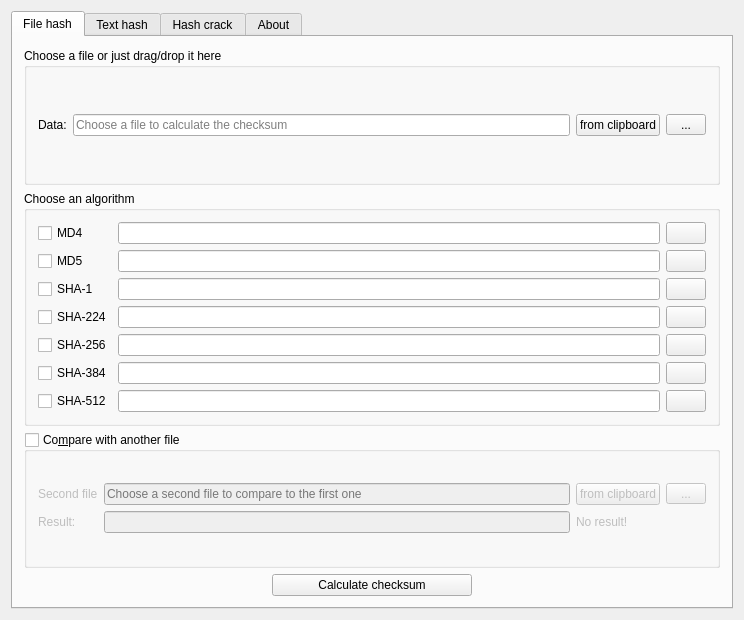
<?xml version="1.0" encoding="UTF-8"?>
<ui version="4.0">
 <class>Widget</class>
 <widget class="QWidget" name="Widget">
  <property name="geometry">
   <rect>
    <x>0</x>
    <y>0</y>
    <width>744</width>
    <height>620</height>
   </rect>
  </property>
  <property name="minimumSize">
   <size>
    <width>0</width>
    <height>0</height>
   </size>
  </property>
  <property name="maximumSize">
   <size>
    <width>5000</width>
    <height>5000</height>
   </size>
  </property>
  <property name="windowTitle">
   <string>HashCalc - Checksum Utility</string>
  </property>
  <layout class="QGridLayout" name="gridLayout_5">
   <item row="0" column="0">
    <widget class="QTabWidget" name="tabWidget">
     <property name="enabled">
      <bool>true</bool>
     </property>
     <property name="styleSheet">
      <string notr="true"/>
     </property>
     <property name="currentIndex">
      <number>0</number>
     </property>
     <property name="iconSize">
      <size>
       <width>24</width>
       <height>24</height>
      </size>
     </property>
     <widget class="QWidget" name="tab">
      <attribute name="icon">
       <iconset resource="../Resources/Resources.qrc">
        <normaloff>:/Icons/binary.png</normaloff>:/Icons/binary.png</iconset>
      </attribute>
      <attribute name="title">
       <string>File hash</string>
      </attribute>
      <layout class="QGridLayout" name="gridLayout_7">
       <item row="0" column="0">
        <layout class="QVBoxLayout" name="verticalLayout">
         <item>
          <widget class="QGroupBox" name="chooseFile_groupBox">
           <property name="title">
            <string>Choose a file or just drag/drop it here</string>
           </property>
           <layout class="QGridLayout" name="gridLayout_3">
            <item row="0" column="0">
             <layout class="QGridLayout" name="gridLayout">
              <item row="0" column="0">
               <widget class="QLabel" name="Data_label">
                <property name="text">
                 <string>Data:</string>
                </property>
               </widget>
              </item>
              <item row="0" column="1">
               <widget class="QLineEdit" name="fileName_LineEdit">
                <property name="enabled">
                 <bool>true</bool>
                </property>
                <property name="acceptDrops">
                 <bool>false</bool>
                </property>
                <property name="placeholderText">
                 <string>Choose a file to calculate the checksum</string>
                </property>
               </widget>
              </item>
              <item row="0" column="3">
               <widget class="QToolButton" name="openFileDialog_ToolButton">
                <property name="minimumSize">
                 <size>
                  <width>40</width>
                  <height>0</height>
                 </size>
                </property>
                <property name="toolTip">
                 <string>Choose file from your hard drive</string>
                </property>
                <property name="text">
                 <string>...</string>
                </property>
                <property name="icon">
                 <iconset resource="../Resources/Resources.qrc">
                  <normaloff>:/Icons/localFile.png</normaloff>:/Icons/localFile.png</iconset>
                </property>
               </widget>
              </item>
              <item row="0" column="2">
               <widget class="QPushButton" name="pasteFromClipboard_Button">
                <property name="toolTip">
                 <string>Paste content of the clipboard</string>
                </property>
                <property name="text">
                 <string>from clipboard</string>
                </property>
                <property name="icon">
                 <iconset resource="../Resources/Resources.qrc">
                  <normaloff>:/Icons/clipboard.png</normaloff>:/Icons/clipboard.png</iconset>
                </property>
               </widget>
              </item>
             </layout>
            </item>
           </layout>
          </widget>
         </item>
         <item>
          <widget class="QGroupBox" name="chooseAlgorithm_groupBox">
           <property name="sizeIncrement">
            <size>
             <width>0</width>
             <height>0</height>
            </size>
           </property>
           <property name="title">
            <string>Choose an algorithm</string>
           </property>
           <layout class="QGridLayout" name="gridLayout_2">
            <item row="0" column="0">
             <layout class="QGridLayout" name="gridLayout_4">
              <item row="0" column="2">
               <widget class="QPushButton" name="Md4_pushButton">
                <property name="minimumSize">
                 <size>
                  <width>40</width>
                  <height>0</height>
                 </size>
                </property>
                <property name="toolTip">
                 <string>Copy MD4 hash</string>
                </property>
                <property name="text">
                 <string/>
                </property>
                <property name="icon">
                 <iconset resource="../Resources/Resources.qrc">
                  <normaloff>:/Icons/copy.png</normaloff>:/Icons/copy.png</iconset>
                </property>
                <property name="iconSize">
                 <size>
                  <width>20</width>
                  <height>20</height>
                 </size>
                </property>
               </widget>
              </item>
              <item row="6" column="2">
               <widget class="QPushButton" name="Sha512_pushButton">
                <property name="minimumSize">
                 <size>
                  <width>40</width>
                  <height>0</height>
                 </size>
                </property>
                <property name="sizeIncrement">
                 <size>
                  <width>0</width>
                  <height>0</height>
                 </size>
                </property>
                <property name="toolTip">
                 <string>Copy SHA-512 hash</string>
                </property>
                <property name="text">
                 <string/>
                </property>
                <property name="icon">
                 <iconset resource="../Resources/Resources.qrc">
                  <normaloff>:/Icons/copy.png</normaloff>:/Icons/copy.png</iconset>
                </property>
               </widget>
              </item>
              <item row="1" column="0">
               <widget class="QCheckBox" name="Md5_checkBox">
                <property name="text">
                 <string>MD5</string>
                </property>
                <property name="checkable">
                 <bool>true</bool>
                </property>
               </widget>
              </item>
              <item row="3" column="1">
               <widget class="QLineEdit" name="Sha224_lineEdit">
                <property name="acceptDrops">
                 <bool>false</bool>
                </property>
               </widget>
              </item>
              <item row="2" column="2">
               <widget class="QPushButton" name="Sha1_pushButton">
                <property name="minimumSize">
                 <size>
                  <width>40</width>
                  <height>0</height>
                 </size>
                </property>
                <property name="toolTip">
                 <string>Copy SHA-1 hash</string>
                </property>
                <property name="text">
                 <string/>
                </property>
                <property name="icon">
                 <iconset resource="../Resources/Resources.qrc">
                  <normaloff>:/Icons/copy.png</normaloff>:/Icons/copy.png</iconset>
                </property>
               </widget>
              </item>
              <item row="0" column="1">
               <widget class="QLineEdit" name="Md4_lineEdit">
                <property name="acceptDrops">
                 <bool>false</bool>
                </property>
               </widget>
              </item>
              <item row="5" column="0">
               <widget class="QCheckBox" name="Sha384_checkBox">
                <property name="text">
                 <string>SHA-384</string>
                </property>
               </widget>
              </item>
              <item row="1" column="2">
               <widget class="QPushButton" name="Md5_pushButton">
                <property name="minimumSize">
                 <size>
                  <width>40</width>
                  <height>0</height>
                 </size>
                </property>
                <property name="toolTip">
                 <string>Copy MD5 hash</string>
                </property>
                <property name="text">
                 <string/>
                </property>
                <property name="icon">
                 <iconset resource="../Resources/Resources.qrc">
                  <normaloff>:/Icons/copy.png</normaloff>:/Icons/copy.png</iconset>
                </property>
               </widget>
              </item>
              <item row="1" column="1">
               <widget class="QLineEdit" name="Md5_lineEdit">
                <property name="acceptDrops">
                 <bool>false</bool>
                </property>
               </widget>
              </item>
              <item row="2" column="0">
               <widget class="QCheckBox" name="Sha1_checkBox">
                <property name="text">
                 <string>SHA-1</string>
                </property>
               </widget>
              </item>
              <item row="0" column="0">
               <widget class="QCheckBox" name="Md4_checkBox">
                <property name="text">
                 <string>MD4</string>
                </property>
               </widget>
              </item>
              <item row="6" column="1">
               <widget class="QLineEdit" name="Sha512_lineEdit">
                <property name="acceptDrops">
                 <bool>false</bool>
                </property>
               </widget>
              </item>
              <item row="4" column="0">
               <widget class="QCheckBox" name="Sha256_checkBox">
                <property name="text">
                 <string>SHA-256</string>
                </property>
               </widget>
              </item>
              <item row="5" column="1">
               <widget class="QLineEdit" name="Sha384_lineEdit">
                <property name="acceptDrops">
                 <bool>false</bool>
                </property>
               </widget>
              </item>
              <item row="6" column="0">
               <widget class="QCheckBox" name="Sha512_checkBox">
                <property name="text">
                 <string>SHA-512</string>
                </property>
               </widget>
              </item>
              <item row="4" column="1">
               <widget class="QLineEdit" name="Sha256_lineEdit">
                <property name="acceptDrops">
                 <bool>false</bool>
                </property>
               </widget>
              </item>
              <item row="2" column="1">
               <widget class="QLineEdit" name="Sha1_lineEdit">
                <property name="acceptDrops">
                 <bool>false</bool>
                </property>
               </widget>
              </item>
              <item row="4" column="2">
               <widget class="QPushButton" name="Sha256_pushButton">
                <property name="minimumSize">
                 <size>
                  <width>40</width>
                  <height>0</height>
                 </size>
                </property>
                <property name="toolTip">
                 <string>Copy SHA-256 hash</string>
                </property>
                <property name="text">
                 <string/>
                </property>
                <property name="icon">
                 <iconset resource="../Resources/Resources.qrc">
                  <normaloff>:/Icons/copy.png</normaloff>:/Icons/copy.png</iconset>
                </property>
               </widget>
              </item>
              <item row="5" column="2">
               <widget class="QPushButton" name="Sha384_pushButton">
                <property name="minimumSize">
                 <size>
                  <width>40</width>
                  <height>0</height>
                 </size>
                </property>
                <property name="toolTip">
                 <string>Copy SHA-384 hash</string>
                </property>
                <property name="text">
                 <string/>
                </property>
                <property name="icon">
                 <iconset resource="../Resources/Resources.qrc">
                  <normaloff>:/Icons/copy.png</normaloff>:/Icons/copy.png</iconset>
                </property>
               </widget>
              </item>
              <item row="3" column="0">
               <widget class="QCheckBox" name="Sha224_checkBox">
                <property name="text">
                 <string>SHA-224</string>
                </property>
               </widget>
              </item>
              <item row="3" column="2">
               <widget class="QPushButton" name="Sha224_pushButton">
                <property name="minimumSize">
                 <size>
                  <width>40</width>
                  <height>0</height>
                 </size>
                </property>
                <property name="toolTip">
                 <string>Copy SHA-224 hash</string>
                </property>
                <property name="text">
                 <string/>
                </property>
                <property name="icon">
                 <iconset resource="../Resources/Resources.qrc">
                  <normaloff>:/Icons/copy.png</normaloff>:/Icons/copy.png</iconset>
                </property>
               </widget>
              </item>
             </layout>
            </item>
           </layout>
          </widget>
         </item>
         <item>
          <widget class="QGroupBox" name="compareFile_GroupBox">
           <property name="title">
            <string>Co&amp;mpare with another file</string>
           </property>
           <property name="checkable">
            <bool>true</bool>
           </property>
           <property name="checked">
            <bool>false</bool>
           </property>
           <layout class="QGridLayout" name="gridLayout_16">
            <item row="0" column="0">
             <layout class="QGridLayout" name="gridLayout_8">
              <item row="0" column="0">
               <widget class="QLabel" name="secondFile_Label">
                <property name="enabled">
                 <bool>false</bool>
                </property>
                <property name="text">
                 <string>Second file</string>
                </property>
               </widget>
              </item>
              <item row="0" column="1">
               <widget class="QLineEdit" name="compareFileName_LineEdit">
                <property name="enabled">
                 <bool>false</bool>
                </property>
                <property name="placeholderText">
                 <string>Choose a second file to compare to the first one</string>
                </property>
               </widget>
              </item>
              <item row="0" column="2">
               <widget class="QPushButton" name="comparePasteFromClipboard_Button">
                <property name="enabled">
                 <bool>false</bool>
                </property>
                <property name="text">
                 <string>from clipboard</string>
                </property>
                <property name="icon">
                 <iconset resource="../Resources/Resources.qrc">
                  <normaloff>:/Icons/clipboard.png</normaloff>:/Icons/clipboard.png</iconset>
                </property>
               </widget>
              </item>
              <item row="0" column="3">
               <widget class="QToolButton" name="chooseCompareFile_ToolBox">
                <property name="enabled">
                 <bool>false</bool>
                </property>
                <property name="minimumSize">
                 <size>
                  <width>40</width>
                  <height>0</height>
                 </size>
                </property>
                <property name="text">
                 <string>...</string>
                </property>
                <property name="icon">
                 <iconset resource="../Resources/Resources.qrc">
                  <normaloff>:/Icons/localFile.png</normaloff>:/Icons/localFile.png</iconset>
                </property>
               </widget>
              </item>
              <item row="1" column="0">
               <widget class="QLabel" name="compareFileResultLabel_Label">
                <property name="enabled">
                 <bool>false</bool>
                </property>
                <property name="text">
                 <string>Result:</string>
                </property>
               </widget>
              </item>
              <item row="1" column="1">
               <widget class="QLineEdit" name="compareFileHashResult_LineEdit"/>
              </item>
              <item row="1" column="2">
               <widget class="QLabel" name="compareFileResult_Label">
                <property name="enabled">
                 <bool>false</bool>
                </property>
                <property name="text">
                 <string>No result!</string>
                </property>
               </widget>
              </item>
              <item row="1" column="3">
               <spacer name="horizontalSpacer_9">
                <property name="orientation">
                 <enum>Qt::Horizontal</enum>
                </property>
                <property name="sizeType">
                 <enum>QSizePolicy::Fixed</enum>
                </property>
                <property name="sizeHint" stdset="0">
                 <size>
                  <width>40</width>
                  <height>20</height>
                 </size>
                </property>
               </spacer>
              </item>
             </layout>
            </item>
           </layout>
          </widget>
         </item>
         <item>
          <layout class="QHBoxLayout" name="horizontalLayout">
           <item>
            <spacer name="horizontalSpacer">
             <property name="orientation">
              <enum>Qt::Horizontal</enum>
             </property>
             <property name="sizeHint" stdset="0">
              <size>
               <width>40</width>
               <height>20</height>
              </size>
             </property>
            </spacer>
           </item>
           <item>
            <widget class="QPushButton" name="calculate_pushButton">
             <property name="minimumSize">
              <size>
               <width>200</width>
               <height>0</height>
              </size>
             </property>
             <property name="toolTip">
              <string/>
             </property>
             <property name="text">
              <string>Calculate checksum</string>
             </property>
            </widget>
           </item>
           <item>
            <spacer name="horizontalSpacer_2">
             <property name="orientation">
              <enum>Qt::Horizontal</enum>
             </property>
             <property name="sizeHint" stdset="0">
              <size>
               <width>40</width>
               <height>20</height>
              </size>
             </property>
            </spacer>
           </item>
          </layout>
         </item>
        </layout>
       </item>
      </layout>
     </widget>
     <widget class="QWidget" name="tab_2">
      <attribute name="icon">
       <iconset resource="../Resources/Resources.qrc">
        <normaloff>:/Icons/text.png</normaloff>:/Icons/text.png</iconset>
      </attribute>
      <attribute name="title">
       <string>Text hash</string>
      </attribute>
      <layout class="QGridLayout" name="gridLayout_10">
       <item row="0" column="0">
        <layout class="QVBoxLayout" name="verticalLayout_3">
         <item>
          <widget class="QGroupBox" name="textToHash_groupBox">
           <property name="title">
            <string>Write your text here</string>
           </property>
           <layout class="QVBoxLayout" name="verticalLayout_2">
            <item>
             <widget class="QPlainTextEdit" name="textToHash_plainTextEdit">
              <property name="minimumSize">
               <size>
                <width>0</width>
                <height>0</height>
               </size>
              </property>
              <property name="plainText">
               <string/>
              </property>
             </widget>
            </item>
           </layout>
          </widget>
         </item>
         <item>
          <layout class="QHBoxLayout" name="horizontalLayout_3">
           <item>
            <layout class="QHBoxLayout" name="horizontalLayout_2">
             <item>
              <widget class="QLabel" name="label_2">
               <property name="text">
                <string>Algorithm</string>
               </property>
              </widget>
             </item>
             <item>
              <widget class="QComboBox" name="hashTextAlgorithm_ComboBox">
               <item>
                <property name="text">
                 <string>MD4</string>
                </property>
               </item>
               <item>
                <property name="text">
                 <string>MD5</string>
                </property>
               </item>
               <item>
                <property name="text">
                 <string>SHA-1</string>
                </property>
               </item>
               <item>
                <property name="text">
                 <string>SHA-224</string>
                </property>
               </item>
               <item>
                <property name="text">
                 <string>SHA-256</string>
                </property>
               </item>
               <item>
                <property name="text">
                 <string>SHA-384</string>
                </property>
               </item>
               <item>
                <property name="text">
                 <string>SHA-512</string>
                </property>
               </item>
              </widget>
             </item>
            </layout>
           </item>
           <item>
            <widget class="QPushButton" name="textCalculate_pushButton">
             <property name="minimumSize">
              <size>
               <width>152</width>
               <height>0</height>
              </size>
             </property>
             <property name="text">
              <string>Hash the text</string>
             </property>
            </widget>
           </item>
           <item>
            <spacer name="horizontalSpacer_3">
             <property name="orientation">
              <enum>Qt::Horizontal</enum>
             </property>
             <property name="sizeType">
              <enum>QSizePolicy::Expanding</enum>
             </property>
             <property name="sizeHint" stdset="0">
              <size>
               <width>40</width>
               <height>20</height>
              </size>
             </property>
            </spacer>
           </item>
          </layout>
         </item>
         <item>
          <widget class="QGroupBox" name="textHash_groupBox">
           <property name="title">
            <string>Click &quot;Hash the text&quot; and see the result here</string>
           </property>
           <layout class="QGridLayout" name="gridLayout_6">
            <item row="1" column="0">
             <widget class="QPlainTextEdit" name="textHash_plainTextEdit">
              <property name="minimumSize">
               <size>
                <width>0</width>
                <height>0</height>
               </size>
              </property>
              <property name="plainText">
               <string/>
              </property>
             </widget>
            </item>
           </layout>
          </widget>
         </item>
        </layout>
       </item>
      </layout>
     </widget>
     <widget class="QWidget" name="tab_3">
      <attribute name="icon">
       <iconset resource="../Resources/Resources.qrc">
        <normaloff>:/Icons/crack.png</normaloff>:/Icons/crack.png</iconset>
      </attribute>
      <attribute name="title">
       <string>Hash crack</string>
      </attribute>
      <layout class="QGridLayout" name="gridLayout_15">
       <item row="0" column="0">
        <layout class="QVBoxLayout" name="verticalLayout_5">
         <item>
          <widget class="QTextBrowser" name="textBrowser">
           <property name="html">
            <string>&lt;!DOCTYPE HTML PUBLIC &quot;-//W3C//DTD HTML 4.0//EN&quot; &quot;http://www.w3.org/TR/REC-html40/strict.dtd&quot;&gt;
&lt;html&gt;&lt;head&gt;&lt;meta name=&quot;qrichtext&quot; content=&quot;1&quot; /&gt;&lt;style type=&quot;text/css&quot;&gt;
p, li { white-space: pre-wrap; }
&lt;/style&gt;&lt;/head&gt;&lt;body style=&quot; font-family:'Oxygen-Sans'; font-size:10pt; font-weight:400; font-style:normal;&quot;&gt;
&lt;p style=&quot; margin-top:0px; margin-bottom:0px; margin-left:0px; margin-right:0px; -qt-block-indent:0; text-indent:0px;&quot;&gt;&lt;span style=&quot; font-family:'Sans Serif'; font-weight:600;&quot;&gt;Notes: &lt;/span&gt;&lt;/p&gt;
&lt;p style=&quot; margin-top:0px; margin-bottom:0px; margin-left:0px; margin-right:0px; -qt-block-indent:0; text-indent:0px;&quot;&gt;&lt;span style=&quot; font-family:'Sans Serif';&quot;&gt;1- Hash cracking needs a working internet connection to search through an online hashes database.&lt;/span&gt;&lt;/p&gt;
&lt;p style=&quot; margin-top:0px; margin-bottom:0px; margin-left:0px; margin-right:0px; -qt-block-indent:0; text-indent:0px;&quot;&gt;&lt;span style=&quot; font-family:'Sans Serif';&quot;&gt;2- Database search is much more efficient than brute force cracking, but there is no WARRANTY that your hash will be cracked.&lt;/span&gt;&lt;/p&gt;
&lt;p style=&quot; margin-top:0px; margin-bottom:0px; margin-left:0px; margin-right:0px; -qt-block-indent:0; text-indent:0px;&quot;&gt;&lt;span style=&quot; font-family:'Sans Serif';&quot;&gt;3- For now, Hash cracking supports only MD5 hashes.&lt;/span&gt;&lt;/p&gt;
&lt;p style=&quot;-qt-paragraph-type:empty; margin-top:0px; margin-bottom:0px; margin-left:0px; margin-right:0px; -qt-block-indent:0; text-indent:0px; font-family:'Sans Serif';&quot;&gt;&lt;br /&gt;&lt;/p&gt;&lt;/body&gt;&lt;/html&gt;</string>
           </property>
          </widget>
         </item>
         <item>
          <layout class="QGridLayout" name="gridLayout_14">
           <item row="0" column="0" rowspan="2" colspan="2">
            <layout class="QVBoxLayout" name="verticalLayout_4">
             <item>
              <widget class="QLineEdit" name="md5crack_lineEdit">
               <property name="placeholderText">
                <string>original hash (MD5 only)</string>
               </property>
              </widget>
             </item>
             <item>
              <widget class="QLineEdit" name="md5cracked_lineEdit">
               <property name="text">
                <string/>
               </property>
               <property name="placeholderText">
                <string>result will be shown here</string>
               </property>
              </widget>
             </item>
            </layout>
           </item>
           <item row="0" column="2">
            <spacer name="horizontalSpacer_7">
             <property name="orientation">
              <enum>Qt::Horizontal</enum>
             </property>
             <property name="sizeType">
              <enum>QSizePolicy::Maximum</enum>
             </property>
             <property name="sizeHint" stdset="0">
              <size>
               <width>200</width>
               <height>20</height>
              </size>
             </property>
            </spacer>
           </item>
           <item row="1" column="2">
            <spacer name="horizontalSpacer_8">
             <property name="orientation">
              <enum>Qt::Horizontal</enum>
             </property>
             <property name="sizeType">
              <enum>QSizePolicy::Maximum</enum>
             </property>
             <property name="sizeHint" stdset="0">
              <size>
               <width>200</width>
               <height>20</height>
              </size>
             </property>
            </spacer>
           </item>
           <item row="2" column="0">
            <widget class="QPushButton" name="crack_pushButton">
             <property name="text">
              <string>Crack!</string>
             </property>
            </widget>
           </item>
           <item row="2" column="1" colspan="2">
            <spacer name="horizontalSpacer_6">
             <property name="orientation">
              <enum>Qt::Horizontal</enum>
             </property>
             <property name="sizeHint" stdset="0">
              <size>
               <width>560</width>
               <height>20</height>
              </size>
             </property>
            </spacer>
           </item>
          </layout>
         </item>
         <item>
          <spacer name="verticalSpacer_3">
           <property name="orientation">
            <enum>Qt::Vertical</enum>
           </property>
           <property name="sizeType">
            <enum>QSizePolicy::Maximum</enum>
           </property>
           <property name="sizeHint" stdset="0">
            <size>
             <width>20</width>
             <height>369</height>
            </size>
           </property>
          </spacer>
         </item>
         <item>
          <widget class="QLabel" name="label">
           <property name="text">
            <string>&lt;html&gt;&lt;head/&gt;&lt;body&gt;&lt;p&gt;Powered by &lt;a href=&quot;www.md5crack.com&quot;&gt;&lt;span style=&quot; text-decoration: underline; color:#0057ae;&quot;&gt;md5crack.com&lt;/span&gt;&lt;/a&gt;&lt;/p&gt;&lt;/body&gt;&lt;/html&gt;</string>
           </property>
          </widget>
         </item>
        </layout>
       </item>
      </layout>
     </widget>
     <widget class="QWidget" name="tab_4">
      <attribute name="icon">
       <iconset resource="../Resources/Resources.qrc">
        <normaloff>:/Icons/info.png</normaloff>:/Icons/info.png</iconset>
      </attribute>
      <attribute name="title">
       <string>About</string>
      </attribute>
      <layout class="QGridLayout" name="gridLayout_13">
       <item row="0" column="0">
        <layout class="QGridLayout" name="gridLayout_12">
         <item row="2" column="2">
          <widget class="QPushButton" name="pushButton">
           <property name="minimumSize">
            <size>
             <width>150</width>
             <height>0</height>
            </size>
           </property>
           <property name="text">
            <string>About Qt!</string>
           </property>
          </widget>
         </item>
         <item row="2" column="0">
          <spacer name="horizontalSpacer_5">
           <property name="orientation">
            <enum>Qt::Horizontal</enum>
           </property>
           <property name="sizeHint" stdset="0">
            <size>
             <width>517</width>
             <height>19</height>
            </size>
           </property>
          </spacer>
         </item>
         <item row="0" column="0" colspan="3">
          <widget class="QGroupBox" name="groupBox">
           <property name="title">
            <string>About this software</string>
           </property>
           <layout class="QGridLayout" name="gridLayout_9">
            <item row="0" column="0">
             <widget class="QTextBrowser" name="textBrowser_2">
              <property name="html">
               <string>&lt;!DOCTYPE HTML PUBLIC &quot;-//W3C//DTD HTML 4.0//EN&quot; &quot;http://www.w3.org/TR/REC-html40/strict.dtd&quot;&gt;
&lt;html&gt;&lt;head&gt;&lt;meta name=&quot;qrichtext&quot; content=&quot;1&quot; /&gt;&lt;style type=&quot;text/css&quot;&gt;
p, li { white-space: pre-wrap; }
&lt;/style&gt;&lt;/head&gt;&lt;body style=&quot; font-family:'Oxygen-Sans'; font-size:10pt; font-weight:400; font-style:normal;&quot;&gt;
&lt;p style=&quot; margin-top:0px; margin-bottom:0px; margin-left:0px; margin-right:0px; -qt-block-indent:0; text-indent:0px;&quot;&gt;&lt;span style=&quot; font-family:'Sans Serif'; font-size:9pt; font-weight:600;&quot;&gt;HashCalc&lt;/span&gt;&lt;span style=&quot; font-family:'Sans Serif'; font-size:9pt;&quot;&gt; is free-opensource utility that allow you to calculate hashes for files, as well as for plain text in many hashing algorithms including (Md4, Md5, Sha1, ... )&lt;/span&gt;&lt;/p&gt;
&lt;p style=&quot;-qt-paragraph-type:empty; margin-top:0px; margin-bottom:0px; margin-left:0px; margin-right:0px; -qt-block-indent:0; text-indent:0px; font-family:'Sans Serif'; font-size:9pt;&quot;&gt;&lt;br /&gt;&lt;/p&gt;
&lt;p style=&quot; margin-top:0px; margin-bottom:0px; margin-left:0px; margin-right:0px; -qt-block-indent:0; text-indent:0px;&quot;&gt;&lt;span style=&quot; font-family:'Sans Serif'; font-size:9pt;&quot;&gt;This software is licened under &lt;/span&gt;&lt;span style=&quot; font-family:'Sans Serif'; font-size:9pt; font-weight:600;&quot;&gt;GPL v3.0&lt;/span&gt;&lt;/p&gt;
&lt;p style=&quot;-qt-paragraph-type:empty; margin-top:0px; margin-bottom:0px; margin-left:0px; margin-right:0px; -qt-block-indent:0; text-indent:0px; font-family:'Sans Serif'; font-size:9pt; font-weight:600;&quot;&gt;&lt;br /&gt;&lt;/p&gt;
&lt;p style=&quot; margin-top:0px; margin-bottom:0px; margin-left:0px; margin-right:0px; -qt-block-indent:0; text-indent:0px;&quot;&gt;&lt;span style=&quot; font-family:'Sans Serif'; font-size:9pt;&quot;&gt;If you want to report a bug, or suggest a new feature, feel free to contact me at&lt;/span&gt;&lt;span style=&quot; font-family:'Sans Serif'; font-size:9pt; font-weight:600;&quot;&gt; abdeljalil73@gmail.com&lt;/span&gt;&lt;/p&gt;&lt;/body&gt;&lt;/html&gt;</string>
              </property>
             </widget>
            </item>
           </layout>
          </widget>
         </item>
         <item row="1" column="1">
          <spacer name="verticalSpacer">
           <property name="orientation">
            <enum>Qt::Vertical</enum>
           </property>
           <property name="sizeHint" stdset="0">
            <size>
             <width>20</width>
             <height>243</height>
            </size>
           </property>
          </spacer>
         </item>
        </layout>
       </item>
      </layout>
     </widget>
    </widget>
   </item>
  </layout>
 </widget>
 <layoutdefault spacing="6" margin="11"/>
 <resources>
  <include location="../Resources/Resources.qrc"/>
 </resources>
 <connections/>
</ui>
